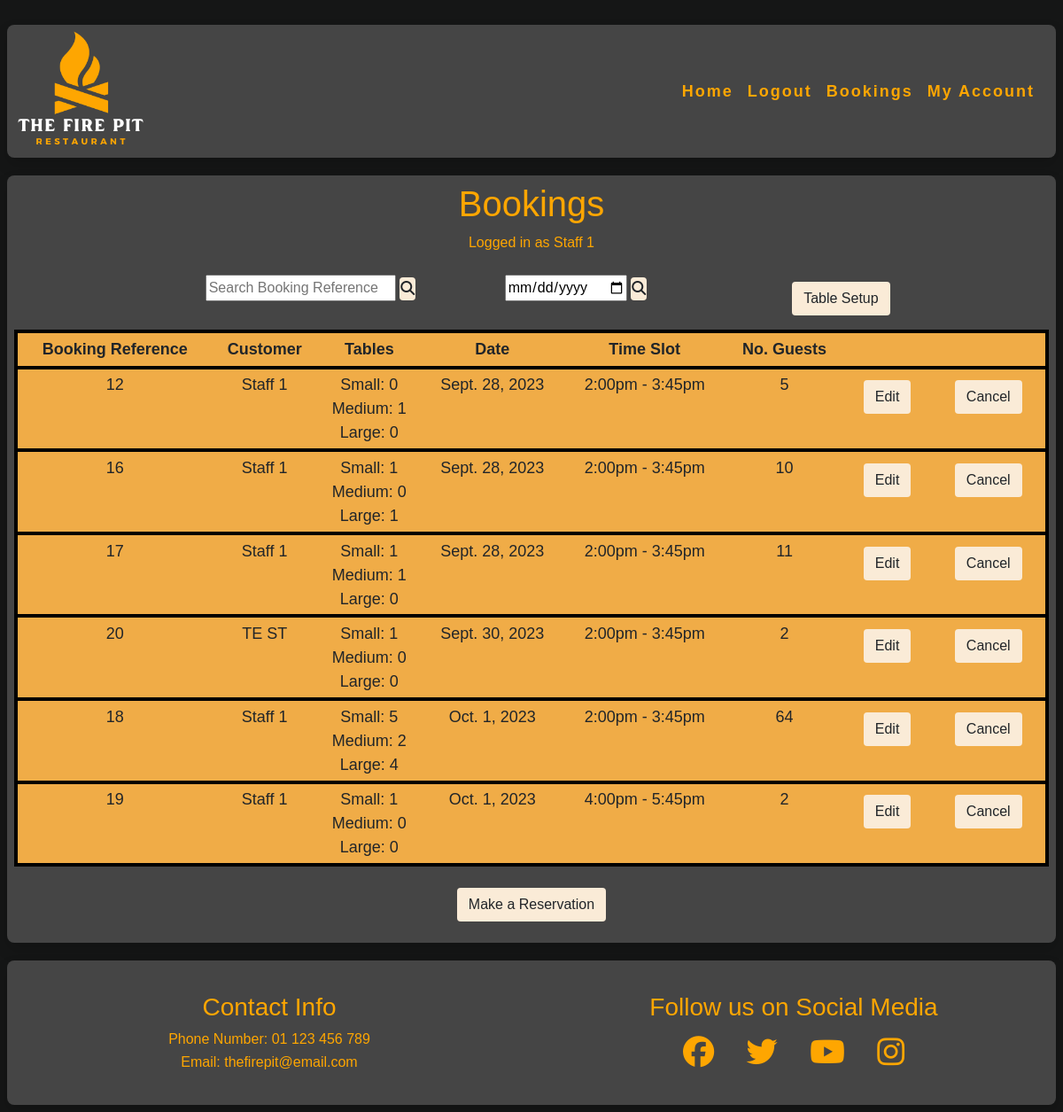
/booking/bookings (signed in), run on the app's committed database.
### booking/models.py (models this page shows, shortened)
class Booking(models.Model):
    customer = models.ForeignKey(
        User, on_delete=models.CASCADE, related_name="customer")
    booking_name = models.CharField(max_length=25)
    tables_needed_small = models.IntegerField(default=0)
    tables_needed_medium = models.IntegerField(default=0)
    tables_needed_large = models.IntegerField(default=0)
    guest_count = models.IntegerField(default=2)
    booking_date = models.DateField()
    booking_time = models.IntegerField(choices=TIME_SLOTS, default=1)
    class Meta:
        ordering = ['booking_date', 'booking_time']

### booking/views.py (the view)
class booking_home_page(LoginRequiredMixin, ListView):
    model = Booking
    template_name = 'booking/booking_home.html'
    def get_queryset(self):
        if self.request.user.is_staff:
            search_booking_ref = self.request.GET.get('booking_reference')
            search_dates = self.request.GET.get('date')
            if search_booking_ref:
                return Booking.objects.filter(id=search_booking_ref)
            if search_dates:
                return Booking.objects.filter(booking_date=search_dates)
            return Booking.objects.filter(
                booking_date__gt=(date.today()-timedelta(days=1))
                )
        else:
            return Booking.objects.filter(
                customer=self.request.user,
                booking_date__gt=(date.today()-timedelta(days=1))
                )

### booking/templates/booking/booking_home.html (shortened to what this page needs)
{% extends "base.html" %}
{% load static %}
{% block content %}
<div class='content-block'>
    <h1 class="text-center">
        {% if request.user.is_staff %}
            Bookings
        {% else %}
            My Bookings
        {% endif %}
    </h1>
    <p>Logged in as {{user.first_name}} {{user.last_name}}</p>
    {% if request.user.is_staff %}
        <div class="row">
            <div class="col-md-2 col-sm-0"></div>
            <div class="col-md-3 col-sm-12 staff">
                <form method='GET' class="mb-3">
                    <input type='text' name='booking_reference' value='{{ request.GET.booking_reference }}' autocomplete="off" aria-label="Search Booking by reference"
                        placeholder="Search Booking Reference">
                    <button class="btn p-0 search-btn" type='submit' value="Search Booking by reference" aria-label="Click to search by booking ref">
                        <i class="fas fa-search"></i>
                    </button>
                </form>
            </div>
            <div class="col-md-3 col-sm-12 staff">
                <form method='GET' class="mb-3">
                    <input type='date' name='date' value='{{ request.GET.date }}' autocomplete="off" aria-label="Search Bookings by date"
                        placeholder="Search Booking Date">
                    <button class="btn p-0 search-btn" type='submit' value="Search Booking by date" aria-label="Click to search by date">
                        <i class="fas fa-search"></i>
                    </button>
                </form>
            </div>
            <div class="col-md-3 col-sm-12 staff">
                <a href="{% url 'setup_page' 1 %}" class="btn m-2">Table Setup</a>
            </div>
        </div>
    {% endif %}
    <div>
        {% if object_list|length > 0 %}
            <table class="table table-sm">
                <thead>
                    <tr>
                        <th>Booking Reference</th>
                        {% if request.user.is_staff %}
                            <th>Customer</th>
                            <th>Tables</th>
                        {% else %}
                            <th>Booking Name</th>
                        {% endif %}
                        <th>Date</th>
                        <th>Time Slot</th>
                        <th class="d-sm-none d-md-table-cell">No. Guests</th>
                        <th class="d-sm-none d-md-table-cell"><span class="sr-only">Edit Button Column</span></th>
                        <th class="d-sm-none d-md-table-cell"><span class="sr-only">Delete Button Column</span></th>
                    </tr>
                </thead>
                {% for booking in object_list %}
                <tbody>
                    <tr>
                        <td>
                            {{ booking.pk }}
                        </td>
                        {% if request.user.is_staff %}
                            <td>
                                {{ booking.customer.first_name }} {{ booking.customer.last_name }}
                            </td>
                            <td class="tables">
                                <div class="tables_info">Small: {{ booking.tables_needed_small }}</div>
                                <div class="tables_info">Medium: {{ booking.tables_needed_medium }}</div>
                                <div class="tables_info">Large: {{ booking.tables_needed_large }}</div>
                            </td>
                        {% else %}
                            <td>
                                {{ booking.booking_name }}
                            </td>
                        {% endif %}
                        <td>
                            {{ booking.booking_date }}
                        </td>
                        <td>
                            {{ booking.get_booking_time_display }}
                        </td>
                        <td class="d-sm-none d-md-table-cell">
                            {{ booking.guest_count }}
                        </td>
                        <td class="d-sm-none d-md-table-cell">
                            <a href="{% url 'edit_booking' booking.id %}" class="btn m-2">Edit</a>
                        </td>
                        <td class="d-sm-none d-md-table-cell">
                            <a href="{% url 'delete_booking' booking.id %}" class="btn m-2">Cancel</a>
                        </td>
                    </tr>
                </tbody>
                {% endfor %}
            {% else %}
            <p>There are no bookings here</p>
            {% if request.user.is_staff %}
                <a href="{% url 'booking_home' %}">Reset</a>
            {% endif %}
            {% endif %}
        </table>
    </div>
    <div>
        <a href="{% url 'create_booking' %}" class="btn m-2">Make a Reservation</a>
    </div>
</div>
{%endblock%}

### static/css/style.css (style rules this page uses)
body { font-family: Nunito, sans-serif; font-weight: 300; background-color: #151616; color: #fea601; max-width: 1200px; padding: 8px; width: 100%; margin: auto; }
.content-block { width: 100%; padding: 8px; margin: auto; padding-bottom: 16px; text-align: center; }
table { font-size: small; }
.btn { background-color: antiquewhite; }
table { display: none; border: 4px #000000 solid; background-color:#f0ac47; max-width: 100%; overflow-y: auto; }
tbody { border: 4px #000000 solid; }
td { border-bottom: 2px #f0d147 solid; }
.staff { padding: 8px; }
@media only screen and (min-width: 768px) { table { font-size: large; } }
@media only screen and (min-width: 600px) { table { display: table; } }

### data on the page
Booking: pk "12", customer.first_name "Staff", customer.last_name "1", tables_needed_small "0", tables_needed_medium "1", tables_needed_large "0", booking_date "Sept. 28, 2023", booking_time "2:00pm - 3:45pm", guest_count "5"
Booking: pk "16", customer.first_name "Staff", customer.last_name "1", tables_needed_small "1", tables_needed_medium "0", tables_needed_large "1", booking_date "Sept. 28, 2023", booking_time "2:00pm - 3:45pm", guest_count "10"
Booking: pk "17", customer.first_name "Staff", customer.last_name "1", tables_needed_small "1", tables_needed_medium "1", tables_needed_large "0", booking_date "Sept. 28, 2023", booking_time "2:00pm - 3:45pm", guest_count "11"
Booking: pk "20", customer.first_name "TE", customer.last_name "ST", tables_needed_small "1", tables_needed_medium "0", tables_needed_large "0", booking_date "Sept. 30, 2023", booking_time "2:00pm - 3:45pm", guest_count "2"
Booking: pk "18", customer.first_name "Staff", customer.last_name "1", tables_needed_small "5", tables_needed_medium "2", tables_needed_large "4", booking_date "Oct. 1, 2023", booking_time "2:00pm - 3:45pm", guest_count "64"
Booking: pk "19", customer.first_name "Staff", customer.last_name "1", tables_needed_small "1", tables_needed_medium "0", tables_needed_large "0", booking_date "Oct. 1, 2023", booking_time "4:00pm - 5:45pm", guest_count "2"

### other printed values
{{ user.first_name }} "Staff"
{{ user.last_name }} "1"
